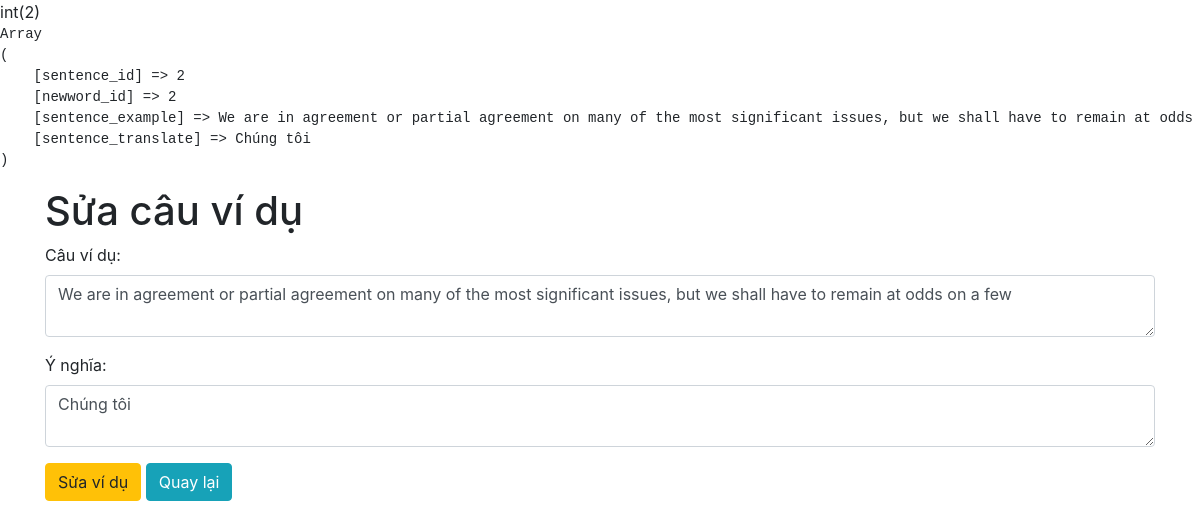
The app's page /editsentence.php?id=2 with its own data.
### tables this page shows
CREATE TABLE `sentences` (
  `sentence_id` int(10) unsigned NOT NULL AUTO_INCREMENT,
  `newword_id` int(11) DEFAULT NULL,
  `sentence_example` text DEFAULT NULL,
  `sentence_translate` text DEFAULT NULL,
  PRIMARY KEY (`sentence_id`)
);

### editsentence.php (the view, shortened to what this page needs)
<!DOCTYPE html>
<html lang="en">
<head>
    <link rel="stylesheet" href="https://stackpath.bootstrapcdn.com/bootstrap/4.3.1/css/bootstrap.min.css">
</head>
<body>
<?php
include_once "config.php";
$id = (int) $_GET["id"];
var_dump($id);
$sqlSelect = "SELECT * FROM sentences WHERE sentence_id=".$id;
$result = $connection->query($sqlSelect);
$row = $result->fetch_assoc();
echo "<pre>";
print_r($row);
echo "</pre>";
?>
<div class="container">
    <div class="row">
        <div class="col-md-12">
            <h1>Sửa câu ví dụ</h1>
            <form name="edit" action="" method="post">
                <div class="form-group">
                    <label>Câu ví dụ:</label>
                    <textarea class="form-control" name="sentence_example"><?php echo $row["sentence_example"] ?></textarea>
                </div>
                <div class="form-group">
                    <label>Ý nghĩa:</label>
                    <textarea class="form-control" name="sentence_translate"><?php echo $row["sentence_translate"] ?></textarea>
                </div>
                <button type="submit" class="btn btn-warning">Sửa ví dụ</button>
                <a href="index.php" class="btn btn-info">Quay lại</a>
            </form>
        </div>
    </div>
</div>
</body>
</html>

### records on screen
sentences: sentence_example "We are in agreement or partial agreement on many of the most significant issues, but we shall have to remain at odds on a few", sentence_translate "Chúng tôi"
